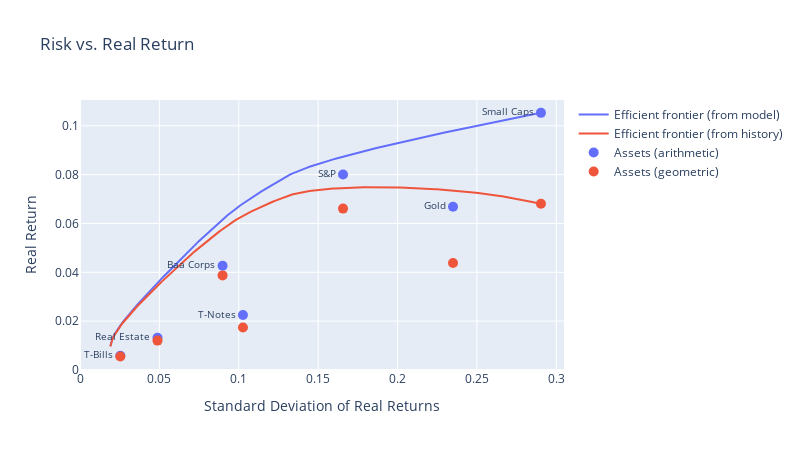

Source (notebook cell):
### Code cell
%%time
plot_ef_df = solve_efficient_frontier(covariance_matrix, mean_returns, minvol, maxretvol, NPOINTS, False)

efrontier_plotly(plot_ef_df,
          df,
          xlabel="Standard Deviation of Real Returns",
          ylabel="Real Return",
          title=None)

### Figure 1 — Plotly figure (JSON) as saved in the notebook; plotly's stock layout.template omitted (floating-point values rounded to 4 significant figures; data arrays with more than 128 entries replaced by an {"elided": "..."} marker saying what was removed)
{"data": [{"line": {"color": "#636EFA", "width": 2}, "mode": "lines", "name": "Efficient frontier (from model)", "type": "scatter", "x": {"elided": "200 float values"}, "y": {"elided": "200 float values"}}, {"line": {"color": "#EF553B", "width": 2}, "mode": "lines", "name": "Efficient frontier (from history)", "type": "scatter", "x": {"elided": "200 float values"}, "y": {"elided": "200 float values"}}, {"marker": {"color": "#636EFA", "size": 10}, "mode": "markers+text", "name": "Assets (arithmetic)", "text": ["Small Caps", "S&P", "T-Bills", "T-Notes", "Real Estate", "Baa Corps", "Gold"], "textfont": {"size": 10}, "textposition": "middle left", "type": "scatter", "x": [0.2903, 0.1657, 0.0254, 0.1026, 0.04882, 0.08982, 0.235], "y": [0.1053, 0.08002, 0.005862, 0.02249, 0.01321, 0.04265, 0.06681]}, {"marker": {"color": "#EF553B", "size": 10}, "mode": "markers", "name": "Assets (geometric)", "text": ["Small Caps", "S&P", "T-Bills", "T-Notes", "Real Estate", "Baa Corps", "Gold"], "textposition": "middle left", "type": "scatter", "x": [0.2903, 0.1657, 0.0254, 0.1026, 0.04882, 0.08982, 0.235], "y": [0.06803, 0.06607, 0.005546, 0.01743, 0.01204, 0.03873, 0.04379]}], "layout": {"height": 450, "hovermode": "closest", "showlegend": true, "title": {"text": "Risk vs. Real Return"}, "width": 800, "xaxis": {"range": [0, 0.3049], "showgrid": true, "title": {"text": "Standard Deviation of Real Returns"}}, "yaxis": {"range": [0, 0.1105], "showgrid": true, "title": {"text": "Real Return"}}}}
